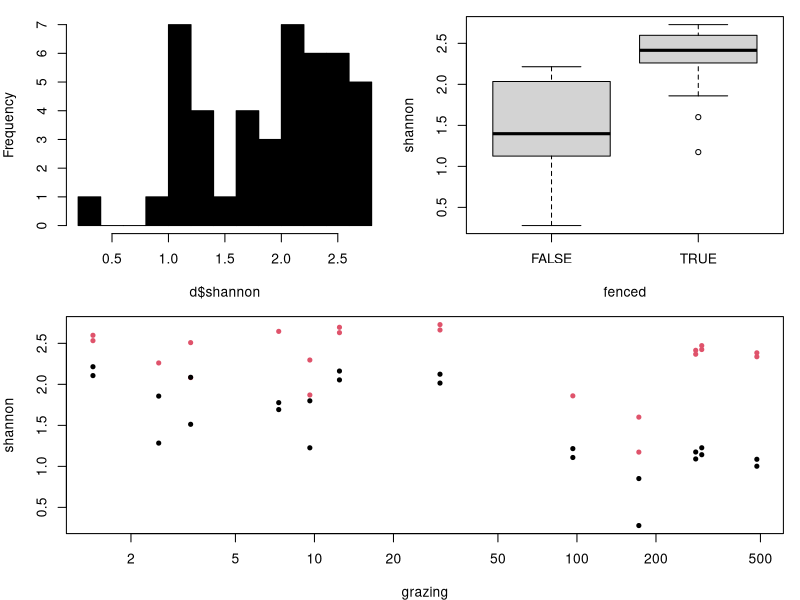

The R source for this figure:
## ---- chunk 1
rawdata <- read.csv("rawdata.csv")  
plots <- read.csv("plots.csv")  

d <- subset(rawdata, notes == "")
plots2013 <- subset(plots, year == "2013") # extract 2013 plot data
d <- cbind(d, plots2013[match(d$plot, plots2013$plot), -c(1,2)])

## ---- chunk 2
summary(d$shannon)

layout(matrix(c(1,2,3,3), ncol = 2, byrow = TRUE))
par(mar = c(4,4,1,1))
hist(d$shannon, col = "black", breaks = 12, main = NA)
boxplot(shannon ~ fenced, data = d)
plot(shannon ~ grazing, data = d, pch = 20, col = fenced+1, log = "x")

## ---- chunk 3
model <- lm(shannon ~ grazing * fenced, data = d)
## ---- chunk 4
library(knitr)
kable(anova(model), digits = 4)
